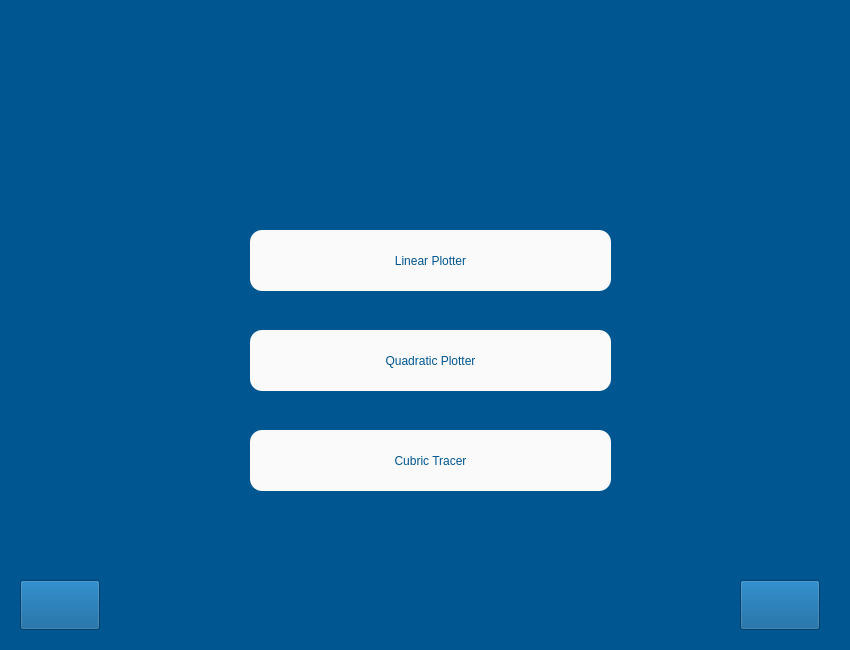
<?xml version="1.0" encoding="UTF-8"?>
<ui version="4.0">
 <class>splines</class>
 <widget class="QWidget" name="splines">
  <property name="geometry">
   <rect>
    <x>0</x>
    <y>0</y>
    <width>850</width>
    <height>650</height>
   </rect>
  </property>
  <property name="minimumSize">
   <size>
    <width>850</width>
    <height>650</height>
   </size>
  </property>
  <property name="maximumSize">
   <size>
    <width>850</width>
    <height>650</height>
   </size>
  </property>
  <property name="palette">
   <palette>
    <active>
     <colorrole role="Base">
      <brush brushstyle="SolidPattern">
       <color alpha="255">
        <red>255</red>
        <green>255</green>
        <blue>255</blue>
       </color>
      </brush>
     </colorrole>
     <colorrole role="Window">
      <brush brushstyle="SolidPattern">
       <color alpha="255">
        <red>0</red>
        <green>86</green>
        <blue>145</blue>
       </color>
      </brush>
     </colorrole>
    </active>
    <inactive>
     <colorrole role="Base">
      <brush brushstyle="SolidPattern">
       <color alpha="255">
        <red>255</red>
        <green>255</green>
        <blue>255</blue>
       </color>
      </brush>
     </colorrole>
     <colorrole role="Window">
      <brush brushstyle="SolidPattern">
       <color alpha="255">
        <red>0</red>
        <green>86</green>
        <blue>145</blue>
       </color>
      </brush>
     </colorrole>
    </inactive>
    <disabled>
     <colorrole role="Base">
      <brush brushstyle="SolidPattern">
       <color alpha="255">
        <red>0</red>
        <green>86</green>
        <blue>145</blue>
       </color>
      </brush>
     </colorrole>
     <colorrole role="Window">
      <brush brushstyle="SolidPattern">
       <color alpha="255">
        <red>0</red>
        <green>86</green>
        <blue>145</blue>
       </color>
      </brush>
     </colorrole>
    </disabled>
   </palette>
  </property>
  <property name="windowTitle">
   <string>Form</string>
  </property>
  <widget class="QLabel" name="label">
   <property name="geometry">
    <rect>
     <x>40</x>
     <y>30</y>
     <width>771</width>
     <height>161</height>
    </rect>
   </property>
   <property name="styleSheet">
    <string notr="true">background-image: url(:/images/Banner8.png);</string>
   </property>
   <property name="text">
    <string/>
   </property>
  </widget>
  <widget class="QPushButton" name="linear_button">
   <property name="geometry">
    <rect>
     <x>250</x>
     <y>230</y>
     <width>361</width>
     <height>61</height>
    </rect>
   </property>
   <property name="styleSheet">
    <string notr="true">background-color: rgb(250, 250, 250);
font: 15pt &quot;MS Shell Dlg 2&quot;;
color: rgb(0, 86, 145);
border-radius: 12px;
</string>
   </property>
   <property name="text">
    <string>Linear Plotter</string>
   </property>
  </widget>
  <widget class="QPushButton" name="quadratic_button">
   <property name="geometry">
    <rect>
     <x>250</x>
     <y>330</y>
     <width>361</width>
     <height>61</height>
    </rect>
   </property>
   <property name="styleSheet">
    <string notr="true">background-color: rgb(250, 250, 250);
font: 15pt &quot;MS Shell Dlg 2&quot;;
color: rgb(0, 86, 145);
border-radius: 12px;
</string>
   </property>
   <property name="text">
    <string>Quadratic Plotter</string>
   </property>
  </widget>
  <widget class="QPushButton" name="cubric_button">
   <property name="geometry">
    <rect>
     <x>250</x>
     <y>430</y>
     <width>361</width>
     <height>61</height>
    </rect>
   </property>
   <property name="styleSheet">
    <string notr="true">background-color: rgb(250, 250, 250);
font: 15pt &quot;MS Shell Dlg 2&quot;;
color: rgb(0, 86, 145);
border-radius: 12px;
</string>
   </property>
   <property name="text">
    <string>Cubric Tracer</string>
   </property>
  </widget>
  <widget class="QPushButton" name="back_button">
   <property name="geometry">
    <rect>
     <x>20</x>
     <y>580</y>
     <width>80</width>
     <height>50</height>
    </rect>
   </property>
   <property name="styleSheet">
    <string notr="true">background-color: rgb(0, 86, 145);
background-image: url(:/images/back.png);</string>
   </property>
   <property name="text">
    <string/>
   </property>
   <property name="iconSize">
    <size>
     <width>80</width>
     <height>50</height>
    </size>
   </property>
  </widget>
  <widget class="QPushButton" name="home_button">
   <property name="geometry">
    <rect>
     <x>740</x>
     <y>580</y>
     <width>80</width>
     <height>50</height>
    </rect>
   </property>
   <property name="styleSheet">
    <string notr="true">background-color: rgb(0, 86, 145);
background-image: url(:/images/home.png);</string>
   </property>
   <property name="text">
    <string/>
   </property>
   <property name="iconSize">
    <size>
     <width>80</width>
     <height>50</height>
    </size>
   </property>
  </widget>
 </widget>
 <resources>
  <include location="../UserInterface/Util/Images/link.qrc"/>
 </resources>
 <connections/>
</ui>
